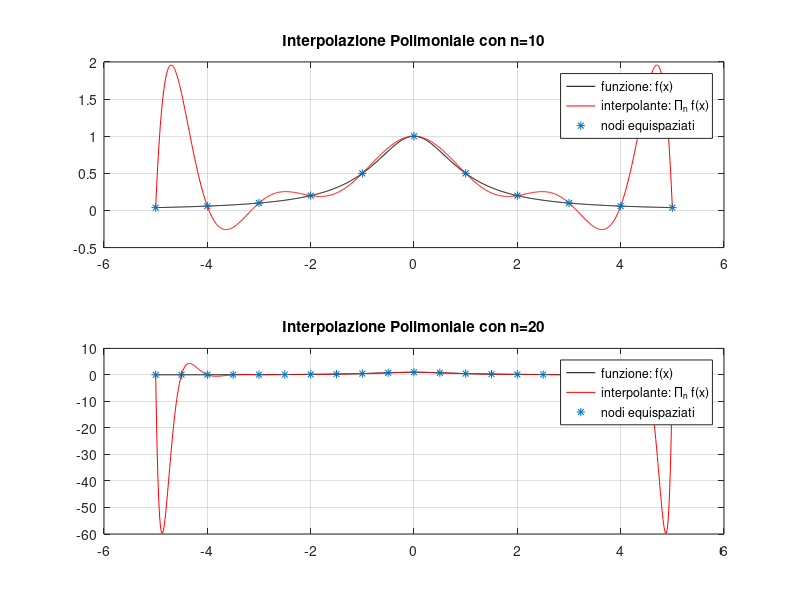
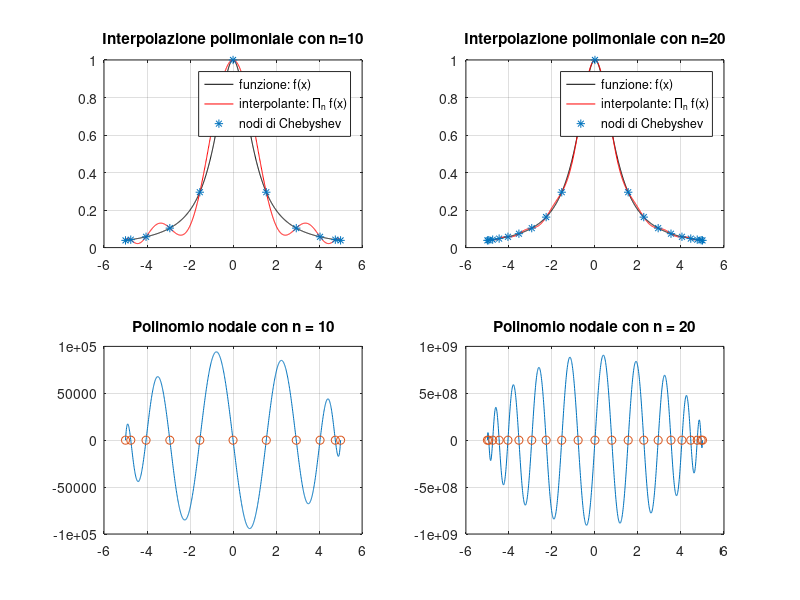

These charts were generated, in order, by the following MATLAB code:
% Esercizio 1 Laboratorio 8

func = @(x) 1 ./ (1+x.^2);                  % funzione di Runge

% estremi di intervallo
a = -5; b = 5;

%% a) Interpolazione col polyfit e polyval

n = [ 10, 20 ];

figure();

for ii = 1: 2
    % vettore di nodi equispaziati da interpolare => linspace con (n+1)
    xnod = linspace( a, b, n(ii)+1 );
    ynod = func(xnod);
    
    % h = ( b-a ) / ( n(ii)+1 );
    
    % Fit a polynomial p of degree n to the (x,y) data:
    p_fit = polyfit( xnod, ynod, n(ii) );
    
% P = P(1)*X^N + P(2)*X^(N-1) +...+ P(N)*X + P(N+1), ordine decrescente
    
    % Evaluate the fitted polynomial p and plot:
    xvect = linspace( a, b, 1e3 );
    fit_poly = polyval( p_fit, xvect );
    
% valuto in xvect e non in xnod, perchè ricordo che p è costuitto dal
% xnod, inoltre ottengo pochi punti (n+1); invece col xvect ho una
% costruzione più fitta.
%
% fit_poly := p(xvect)
    
    subplot(2, 1, ii);
    plot( xvect, func(xvect), 'k', xvect, fit_poly, 'r' );
    grid on;
    hold on;
    
    % evidenza l'interpolante nei nodi di interpolazione
    plot( xnod, ynod, '*' );
    hold off
    title( ['Interpolazione Polimoniale con n=', num2str( n(ii) )] );
    legend( 'funzione: f(x)', 'interpolante: \Pi_n f(x)', 'nodi equispaziati' );
    set( legend, 'Location', 'Best' );
    
    % calcolo errore
    err = norm( func(xvect)-fit_poly, inf );
    
% errore nei valori di xvect, non nei nodi; anche perchè l'errore nei nodi
% sarà approssimativamente 0.

    fprintf('Errore in norma del massimo: %g\n', err);
    
end

%==========================================================================
% COMMENTO PERSONALE
%==========================================================================
%
% Infatti questo è il controesempio di Runge: afferma che NON SEMPRE
% all'aumentare del numero di nodi diminuisce l'errore (nodi equispaziati).
% Come si osserva in questo caso, la norma per grado n=20 è aumentato
% significativamente, inoltre MATLAB segnala che il polinomio è mal
% condizionato.

%% b) Implementazione della funzione poly

%==========================================================================
% RIPASSO 
%==========================================================================
% il polinomio nodale di grado n+1
%
%           \omega_n+1 (x) = Produttoria ( x-x_i )

n = [ 10, 20 ];

figure();

for ii = 1: 2
    % nodi equispaziati
    xnod = linspace( a, b, n(ii)+1 );
    
    w = poly( xnod );
    % poly:
    % INGRESSO: x dei nodi
    % OUTPUT: P polinomio dei coefficienti
    
    yw = polyval( w, xvect );
    
    subplot(2, 1, ii);
    plot( xvect, yw, xnod, zeros(1, n(ii)+1), 'o' );
    grid on;
    title( ['Polinomio nodale con n=', num2str( n(ii) )] );
    
end

%==========================================================================
% COMMENTO PERSONALE
%==========================================================================
%
% Grosse oscillazioni negli estremi, coerentemente non è interpolabile come
% visto in precedenza. 

%% Interpolazione con nodi NON equispaziati
% inserisco più nodi negli estremi per cercare di tenerlo sotto controllo

n = [ 10, 20 ];

for ii = 1: 2
    jj = 0: n(ii);
    x_hat = -cos( pi*jj / n(ii) );          % nodi non equispaziati
    % ricordiamo che la funzione cos(x) ha immagine in [-1,1], perciò
    % dobbiamo fare anche una conversione:
    xnod = (a+b)/2 + x_hat*(b-a)/2;         % trasformazione lineare
    x_vect = linspace( a, b, n(ii)+1 );     % nodi equispaziati
    subplot(2, 1, ii);
    plot( xnod, zeros(1, n(ii)+1), 'o', x_vect, zeros(1, n(ii)+1), 'x');
    title(['numero di nodi: ',num2str(n(ii)+1)]);
    legend('nodi non equispaziati', 'nodi equispaziati');
end

%% c) implementazione di interpolazione coi nodi di Chebyshev

n = [ 10, 20 ];

for ii = 1:2
    
    % costruisco nodi di Chebyshev
    x_hat = -cos( pi * (0:n(ii)) / n(ii) );
    xnod = ( a+b )/2 + x_hat * ( b-a )/2;
    
    % determino i punti y
    ynod = func( xnod );
    
    % determino polinomio di interpolazione
    p_fit = polyfit( xnod, ynod, n(ii) );
    
    % costruzione vettore punti equispazione
    xvect = linspace( a, b, 1e3 );
    
    % valutazione del polinomio P con xvect
    y_val = polyval( p_fit, xvect );
    
    % plot:
    subplot(2, 2, ii );
    plot( xvect, func(xvect), 'k', xvect, y_val, 'r' );
    grid on;
    hold on;
    
    % evidenza l'interpolante nei nodi di interpolazione
    plot( xnod, ynod, '*' );
    hold off
    title( ['Interpolazione polimoniale con n=', num2str( n(ii) )] );
    legend( 'funzione: f(x)', 'interpolante: \Pi_n f(x)', 'nodi di Chebyshev' );
    set( legend, 'Location', 'Best' );
    
    % errore
    err = norm( func(xvect)-y_val, inf );
    fprintf('(n = %d) Errore in norma del massimo: %g\n', n(ii), err);
    
    % polinomio nodale
    w = poly( xnod );
    yw = polyval( w, xvect );
    
    subplot(2, 2, 2+ii );
    plot( xvect, yw, xnod, zeros(1, n(ii)+1), 'o' );
    grid on;
    title( ['Polinomio nodale con n = ', num2str( n(ii) )] );
    
end

%==========================================================================
% COMMENTO PERSONALE
%==========================================================================
% Empiricamente, si può aspettare che col aumento del numero dei nodi di Chebyshev,
% l'errore riduce tendendo a 0. In realtà, già per n = [10, 20], MATLAB
% segnala che la matrice di Vandermonde è  mal condizionato, pertanto per n
% grandi è un lavoro quasi impossibile. Bisogna sempre bilanciare tra
% crescere del grado di n ed errore che verrà commesso.
